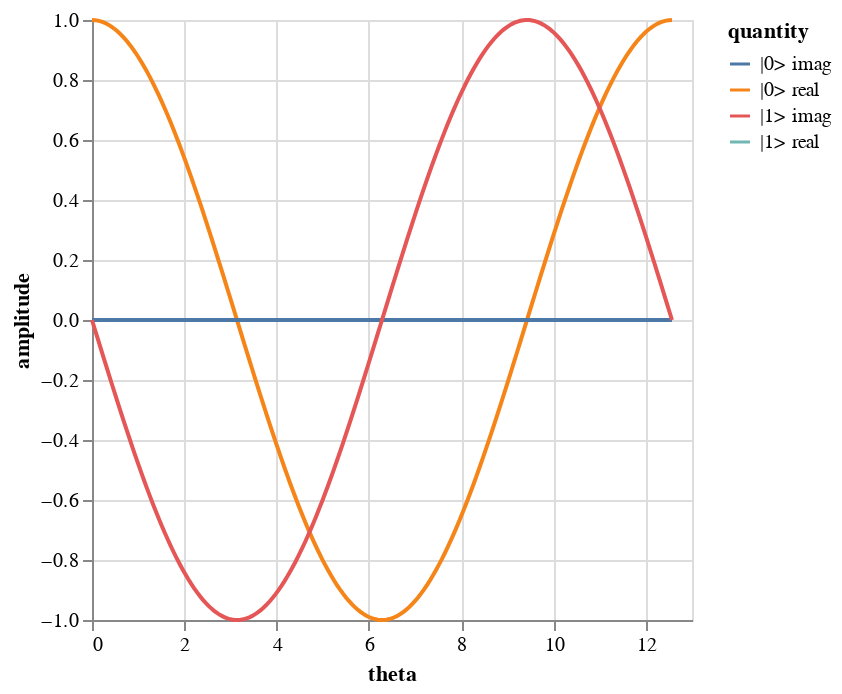

Source (notebook cell):
### Code cell
dev = qml.device("default.qubit", wires=1)


@qml.qnode(dev)
def apply_rx(theta, state):
    """Apply an RX gate with an angle of theta to a particular basis state.

    Args:
        theta (float): A rotation angle.
        state (int): Either 0 or 1. If 1, initialize the qubit to state |1>
            before applying other operations.

    Returns:
        np.array[complex]: The state of the qubit after the operations.
    """
    if state == 1:
        qml.PauliX(wires=0)

    ##################
    # YOUR CODE HERE #
    ##################

    # APPLY RX(theta) AND RETURN THE STATE

    qml.RX(theta, wires=0)

    return qml.state()


# Code for plotting
angles = np.linspace(0, 4 * np.pi, 200)
output_states = np.array([apply_rx(t, 0) for t in angles])

plot = plotter(angles, output_states)
plot

### Figure 1 — Vega-Lite specification as saved in the notebook (floating-point values rounded to 4 significant figures; data arrays with more than 128 entries replaced by an {"elided": "..."} marker saying what was removed)
{"config": {"view": {"continuousWidth": 300, "continuousHeight": 300}}, "layer": [{"mark": {"type": "line"}, "encoding": {"color": {"field": "quantity", "type": "nominal"}, "x": {"field": "theta", "type": "quantitative"}, "y": {"field": "amplitude", "type": "quantitative"}}, "transform": [{"fold": ["|0> real", "|1> real"], "as": ["quantity", "amplitude"]}]}, {"mark": {"type": "line"}, "encoding": {"color": {"field": "quantity", "type": "nominal"}, "x": {"field": "theta", "type": "quantitative"}, "y": {"field": "amplitude", "type": "quantitative"}}, "transform": [{"fold": ["|0> imag", "|1> imag"], "as": ["quantity", "amplitude"]}]}], "data": {"name": "data-041a27ca2bb07e99a2eff07c62f97421"}, "$schema": "https://vega.github.io/schema/vega-lite/v5.20.1.json", "datasets": {"data-041a27ca2bb07e99a2eff07c62f97421": {"elided": "200 records"}}}
